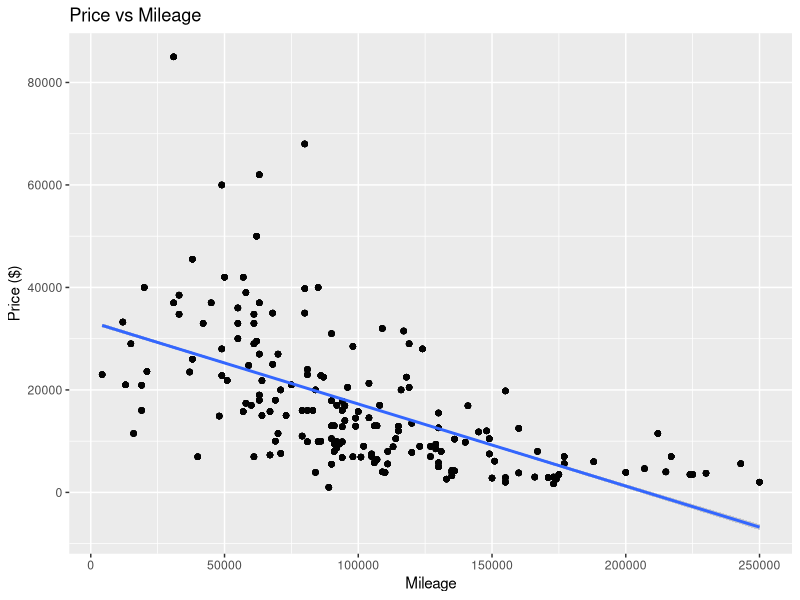
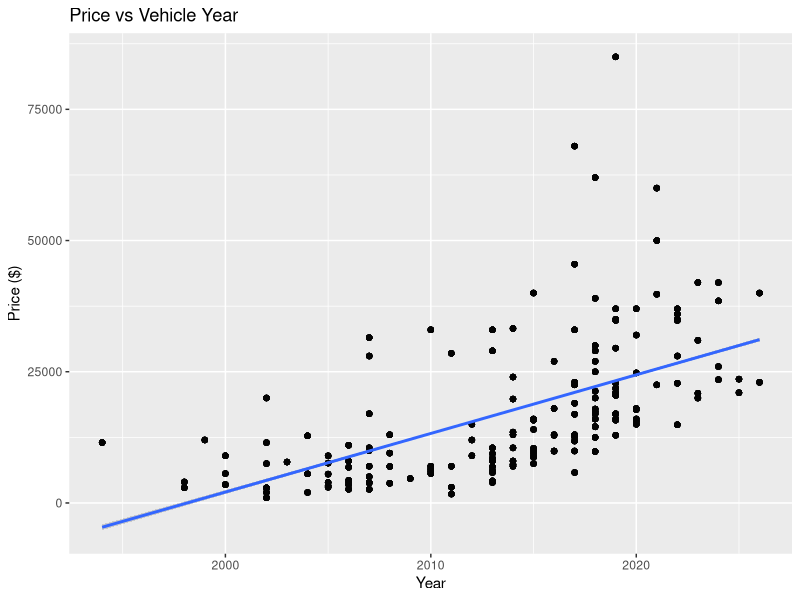
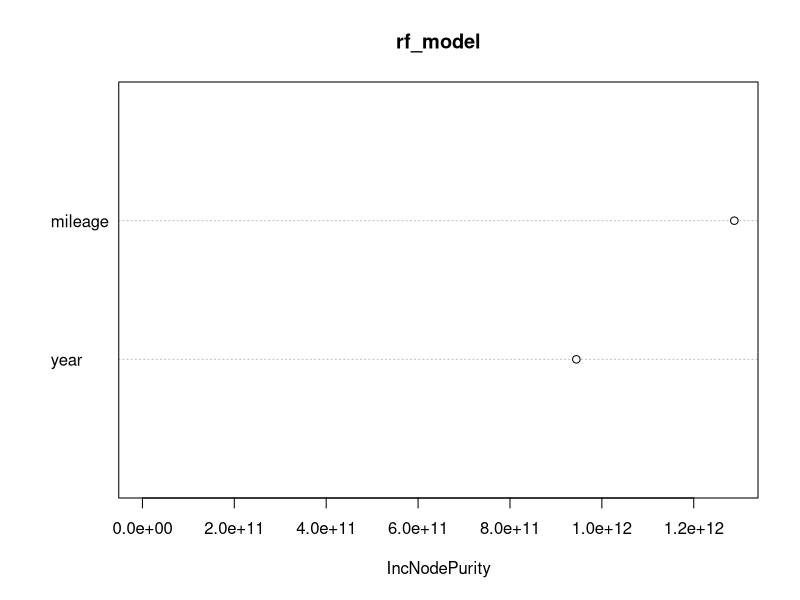

Here is the R script that generated these plots, in order:
## ---- chunk 1
knitr::opts_chunk$set(
  echo = FALSE,
  warning = FALSE,
  message = FALSE
)
## ---- chunk 2

library(tidyverse)
library(ggplot2)
library(randomForest)



cars <- read_csv("data/craigslist_cars_sample.csv")

## ---- chunk 3
cars_clean <- cars %>%
  mutate(
    mileage = str_remove_all(mileage, "mi"),
    mileage = str_remove_all(mileage, ","),
    mileage = str_trim(mileage),

    mileage = case_when(
      str_detect(mileage, "k") ~
        as.numeric(str_remove(mileage, "k")) * 1000,
      TRUE ~ as.numeric(mileage)
    )
  ) %>%
  filter(
    !is.na(price),
    !is.na(year),
    !is.na(mileage)
  )







## ---- chunk 4

cars_model <- cars_clean %>%
  filter(
    year >= 1990,
    year <= 2026,
    price >= 1000,
    price <= 100000,
    mileage <= 250000
  )


## ---- chunk 5
library(knitr)

metrics <- tibble(
  Metric = c("Raw Listings", "Cleaned Listings", "Modeling Observations",
             "Linear Regression R²", "Random Forest Variance Explained"),
  Value = c("16,000", "15,280", "14,320", "42.4%", "90.3%")
)

kable(metrics, caption = "Project Summary")



## ---- chunk 6

ggplot(cars_model,
       aes(x = mileage,
           y = price)) +
  geom_point(alpha = 0.15) +
  geom_smooth(method = "lm") +
  labs(
    title = "Price vs Mileage",
    x = "Mileage",
    y = "Price ($)"
  )
## ---- chunk 7

ggplot(cars_model,
       aes(x = year,
           y = price)) +
  geom_point(alpha = 0.15) +
  geom_smooth(method = "lm") +
  labs(
    title = "Price vs Vehicle Year",
    x = "Year",
    y = "Price ($)"
  )
## ---- chunk 8
model1 <- lm(price ~ mileage + year,
             data = cars_model)


## ---- chunk 9
library(randomForest)



## ---- chunk 10
set.seed(123)

rf_model <- randomForest(
  price ~ mileage + year,
  data = cars_model,
  ntree = 500
)


## ---- chunk 11

importance(rf_model)

varImpPlot(rf_model)
